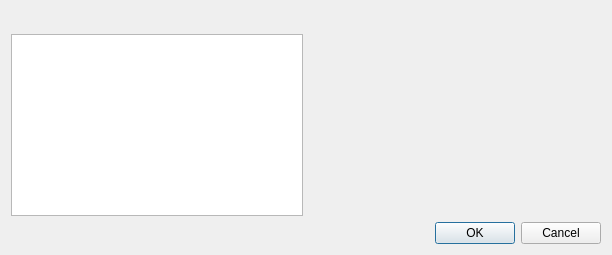
<?xml version="1.0" encoding="UTF-8"?>
<ui version="4.0">
 <class>EditWidget</class>
 <widget class="QWidget" name="EditWidget">
  <property name="geometry">
   <rect>
    <x>0</x>
    <y>0</y>
    <width>612</width>
    <height>255</height>
   </rect>
  </property>
  <layout class="QVBoxLayout" name="verticalLayout">
   <item>
    <widget class="QLabel" name="headerLabel">
     <property name="text">
      <string/>
     </property>
    </widget>
   </item>
   <item>
    <spacer name="verticalSpacer">
     <property name="orientation">
      <enum>Qt::Vertical</enum>
     </property>
     <property name="sizeType">
      <enum>QSizePolicy::Fixed</enum>
     </property>
     <property name="sizeHint" stdset="0">
      <size>
       <width>1</width>
       <height>3</height>
      </size>
     </property>
    </spacer>
   </item>
   <item>
    <layout class="QHBoxLayout" name="horizontalLayout">
     <item>
      <widget class="CategoryListWidget" name="categoryList">
       <property name="minimumSize">
        <size>
         <width>125</width>
         <height>0</height>
        </size>
       </property>
      </widget>
     </item>
     <item>
      <widget class="QStackedWidget" name="stackedWidget">
       <property name="currentIndex">
        <number>-1</number>
       </property>
      </widget>
     </item>
    </layout>
   </item>
   <item>
    <widget class="QDialogButtonBox" name="buttonBox">
     <property name="standardButtons">
      <set>QDialogButtonBox::Cancel|QDialogButtonBox::Ok</set>
     </property>
    </widget>
   </item>
  </layout>
 </widget>
 <customwidgets>
  <customwidget>
   <class>CategoryListWidget</class>
   <extends>QListWidget</extends>
   <header>gui/entry/EditEntryWidget_p.h</header>
  </customwidget>
 </customwidgets>
 <resources/>
 <connections/>
</ui>
